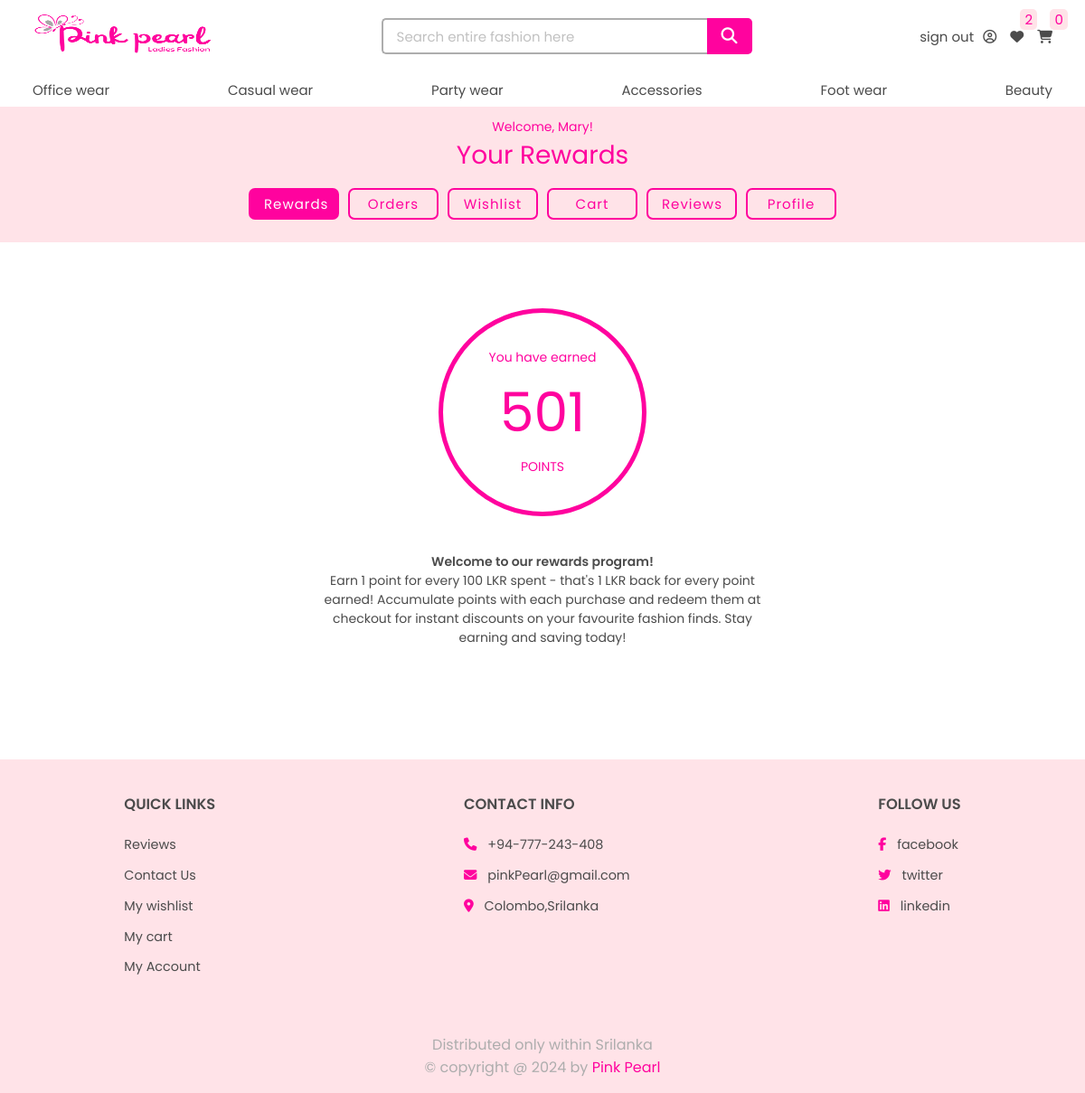
Screenshot of /myaccount/rewards.php (signed in) with the database file from the repository.
### tables this page shows
CREATE TABLE `main_category` (
  `main_category_id` int(11) NOT NULL,
  `category_name` varchar(255) NOT NULL,
  `description` varchar(100) NOT NULL,
  `image_url` varchar(255) NOT NULL
);

CREATE TABLE `users` (
  `user_id` int(11) NOT NULL,
  `username` varchar(50) NOT NULL,
  `first_name` varchar(100) NOT NULL,
  `last_name` varchar(100) NOT NULL,
  `phone` varchar(15) NOT NULL,
  `address_line1` text NOT NULL,
  `address_line2` text NOT NULL,
  `email` varchar(100) NOT NULL,
  `password` char(255) NOT NULL,
  `reg_date` date NOT NULL DEFAULT current_timestamp(),
  `user_type` varchar(50) NOT NULL,
  `current_point_balance` int(11) NOT NULL
);

### myaccount/rewards.php (the view, shortened to what this page needs)
<?php
    include('../main-header/header.php');
    $user_id = $_SESSION['user_id'];
    $rewards_result = mysqli_query($connection, "select current_point_balance from users where user_id = $user_id");
    $points = mysqli_fetch_assoc($rewards_result)['current_point_balance'];
?>
<!DOCTYPE html>
<html lang="en">
<head>
    <link rel="stylesheet" href="style.css">
    <link rel="stylesheet" href="../shop/style.css">
</head>
<body>
    <div class="myaccount">
        <div class="header">
            <p>Welcome, <?php echo getUserName($connection); ?>!</p>
            <h1>Your Rewards</h1>
            <div class="options">
                <span><a href="rewards.php" class="active">Rewards</a></span>
                <span><a href="orders.php">Orders</a></span>
                <span><a href="wishlist.php">Wishlist</a></span>
                <span><a href="cart.php">Cart</a></span>
                <span><a href="review.php">Reviews</a></span>
                <span><a href="profile.php">Profile</a></span>
            </div>
        </div>
        <div class="rewards-content">
            <div class="points-wrapper">
                <p>You have earned</p>
                <h1><?php echo $points ?></h1>
                <p>POINTS</p>
            </div>
            <div class="reward-description">
                <span style="font-weight: 600;">Welcome to our rewards program!</span><br>
                Earn 1 point for every 100 LKR spent - that's 1 LKR back for every point earned! Accumulate points with each purchase and redeem them at checkout for instant discounts on your favourite fashion finds. Stay earning and saving today!
            </div>
        </div>
    </div>
    <?php include('../shop/footer.php') ?>
</body>
</html>
<?php
    function getUserName($connection) {
        $query = 'select username from users where user_id = ' . $_SESSION['user_id'];
        $result = mysqli_query($connection, $query);
        $name = mysqli_fetch_assoc($result)['username'];
        return $name;
    }
?>

### main-header/header.php (shortened to what this page needs)
<?php
    include('../database/dbconnection.php');
    $no_of_wishlist_items = 0;
    $no_of_cart_items = 0;
    if (isset($_SESSION['isLogged']) && $_SESSION['isLogged']) {
        $no_of_wishlist_items = getNoOfWishlistItems($connection, $_SESSION['user_id']);
        $no_of_cart_items = getNoOfCartItems($connection, $_SESSION['user_id']);
    }
    $main_category_res = mysqli_query($connection, "SELECT * FROM main_category")
                    or die('Category query failed');
    $main_categories = mysqli_fetch_all($main_category_res, MYSQLI_ASSOC);
?>
<!DOCTYPE html>
<html lang="en">
<head>
    <link rel="stylesheet" href="../index.css">
    <link rel="stylesheet" href="../../Ladies-fashion-full-stack-website//main-header//header.css">
</head>
<body>
    <header>
        <div class="top-header">
            <div class="logo"><a href="../shop/index.php"><img src="../uploadedImages/logo.png" alt="Pink-pearl-logo"></a></div>
            <form class="search laptop-setup " action="../main-header/header.php" method='post'>
                <input type="text" placeholder="Search entire fashion here" name='search-word'><button type="submit" name="search"><i class="fa fa-search" aria-hidden="true"></i></button>
            </form>
            <div class="top-header-right">
                <?php
                    if (isset($_SESSION['isLogged']) && $_SESSION['isLogged']) {
                        echo "<span class='user laptop-setup'>" .
                                 "<a href='../account/logout.php'>sign out</a><a href='../myaccount/rewards.php'><i class='fa fa-user-circle-o' aria-hidden='true'></i></a>" .
                             "</span>";
                    }
                    else {
                        echo "<span class='laptop-setup'><a href='../account/login.php'>Sign in  </a> / <a href='../account/register.php'>Sign up</a></span>";
                    }
                ?>
                <span><a href="../myaccount/wishlist.php"><i class="fa fa-heart" aria-hidden="true"></i></a><span><?php echo $no_of_wishlist_items; ?></span></span>
                <span><a href="../myaccount/cart.php"><i class="fa fa-shopping-cart" aria-hidden="true"></i></a><span><?php echo $no_of_cart_items; ?></span></span>
            </div>
        </div>
        <div class="bottom-header">
            <ul>
                <?php
                    foreach ($main_categories as $main) {
                        echo "<li><a href='../fashion/fashion.php?main=" . $main['main_category_id'] . "'>" . $main['category_name'] . "</a> </li>";
                    }
                ?>
            </ul>
        </div>
    </header>
</body>
</html>
<?php
    function getNoOfWishlistItems($connection, $id) {
        $sql = "select * from wishlist where user_id=" . $id ;
        $result = mysqli_query($connection, $sql);
        $noOfItems = mysqli_num_rows($result);
        return $noOfItems;
    }
    function getNoOfCartItems($connection, $id) {
        $sql = "select sum(quantity) as sum from shopping_cart where user_id=" . $id ;
        $result = mysqli_query($connection, $sql);
        $noOfItems = mysqli_fetch_assoc($result)['sum'];
        return 0;
    }
?>

### index.css (style rules this page uses)
* { margin: 0;padding: 0; box-sizing: border-box; font-family: 'Poppins', sans-serif; font-weight: 400; text-decoration: none; list-style-type: none; color: var(--black); outline: none; }
:root { --white: white; --black: rgb(75, 75, 75); --grey: rgb(173, 173, 173); --lightpink: rgb(255, 227, 232); --pink: #FF039E; }
button, .button { padding: 10px 25px; background-color: var(--pink); font-size: 20px; border: none; color: var(--white); cursor: pointer; transition: 0.3s; border-radius: 3px; display: flex; align-items: center; justify-content: center; gap: 10px; }
button i { color: var(--white); }

### main-header/header.css (style rules this page uses)
header { height: 15vh; position: fixed; width: 100%; z-index: 1000; }
.top-header { height: 10vh; padding: 1% 8%; display: flex; align-items: center; justify-content: space-between; background-color: var(--white); }
.top-header .logo img { width: 200px; height: 47px; }
.top-header .search { width: 400px; height: 100%; display: flex; align-items: center; justify-content: center; }
.top-header .search input { padding: 8px 50px 8px 15px; width: 360px; height: 40px; border-radius: 5px 0 0 5px; border: 2px solid var(--grey); border-right: none; font-size: 15px; }
.top-header .search button { height: 40px; width: 40px; display: flex; align-items: center; justify-content: center; border-radius: 0 5px 5px 0; font-size: 18px; color: var(--white); }
.top-header .top-header-right { height: 100%; display: flex; align-items: center; gap: 15px; }
.top-header .top-header-right > span { position: relative; }
.top-header .top-header-right span span { color: var(--pink); background-color: var(--lightpink); position: absolute; top: -80%; padding: 0px 5px; right: -100%; font-size: 15px; border-radius: 5px; }
.top-header .top-header-right .user i { margin-left: 10px; }
.bottom-header { height: 5vh; padding: 0 8%; background-color: var(--white); border-bottom: 2px solid var(--lightpink); }
.bottom-header ul { height: 100%; display: flex; align-items: center; justify-content: space-between; width: 100%; }
header a { font-size: 15px; }
header a, header i { transition: 0.3s; cursor: pointer; }
@media all and (max-width:1200px) { .top-header, .bottom-header { padding: 1% 3%; } }

### myaccount/style.css (style rules this page uses)
.myaccount { min-height: 100vh; width: 100%; padding: 15vh 0 20px; display: flex; align-items: center; justify-content: flex-start; flex-direction: column; }
button { font-size: 16px; }
.myaccount .header { background-color: var(--lightpink); width: 100%; padding: 10px 0; display: flex; align-items: center; justify-content: center; flex-direction: column; }
.myaccount .header h1, .myaccount .header p { width:100%; text-align: center; color: var(--pink); }
.myaccount .options { width: 100%; padding: 10px; font-size: 15px; margin: 5px 0; display: flex; justify-content: center;gap: 10px; }
.myaccount .options span a { display: inline-block; padding: 4px 15px; transition: 0.3s; width:100px; text-align: center; background-color: transparent; border: 2px solid var(--pink); color: var(--pink);border-radius: 7px;letter-spacing: 1px; }
.myaccount .options span a.active { background-color: var(--pink); color: var(--white); }
input::placeholder { color: rgb(193, 193, 193); }
.rewards-content { display: flex; align-items: center; justify-content: center; flex-direction: column; padding: 10px; min-height:65vh; }
.rewards-content .points-wrapper { height: 230px; width: 230px; display: flex; align-items: center; justify-content: center;flex-direction: column; gap: 5px; border-radius: 50%; border: 5px solid var(--pink); }
.rewards-content .points-wrapper h1 { color: var(--pink); font-size: 60px; }
.rewards-content .points-wrapper p { color: var(--pink); }
.rewards-content .reward-description { width: 100%; max-width: 500px; text-align: center; margin-top: 40px; }

### shop/style.css (style rules this page uses)
html { font-size: 100%; scroll-padding-top: 18vh; }
body { background-color: var(--white); font-size: 14px; }

### rows the page displays
main_category: category_name "Office wear"
main_category: category_name "Casual wear"
main_category: category_name "Party wear"
main_category: category_name "Accessories"
main_category: category_name "Foot wear"
main_category: category_name "Beauty"
users: username "Mary", current_point_balance "501"

### other values shown
$no_of_wishlist_items "2"
$no_of_cart_items "0"
